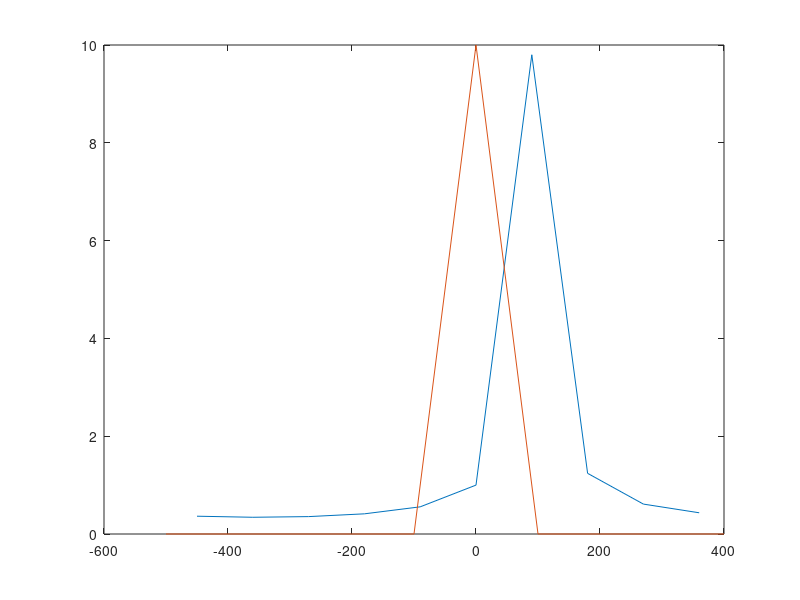

This chart was generated by the following MATLAB code:
clear all
close all

fd = 1000;
prf1 = 900;
prf2 = 1000;
N = 10;
n = 1:N;

x1 = exp(1j*2*pi*fd/prf1*n);
x2 = exp(1j*2*pi*fd/prf2*n);

X1 = fftshift(abs(fft(x1)));
X2 = fftshift(abs(fft(x2)));

f1 = linspace(-0.5, 0.5-1/N, N)*prf1;
f2 = linspace(-0.5, 0.5-1/N, N)*prf2;

plot(f1,X1,f2,X2)